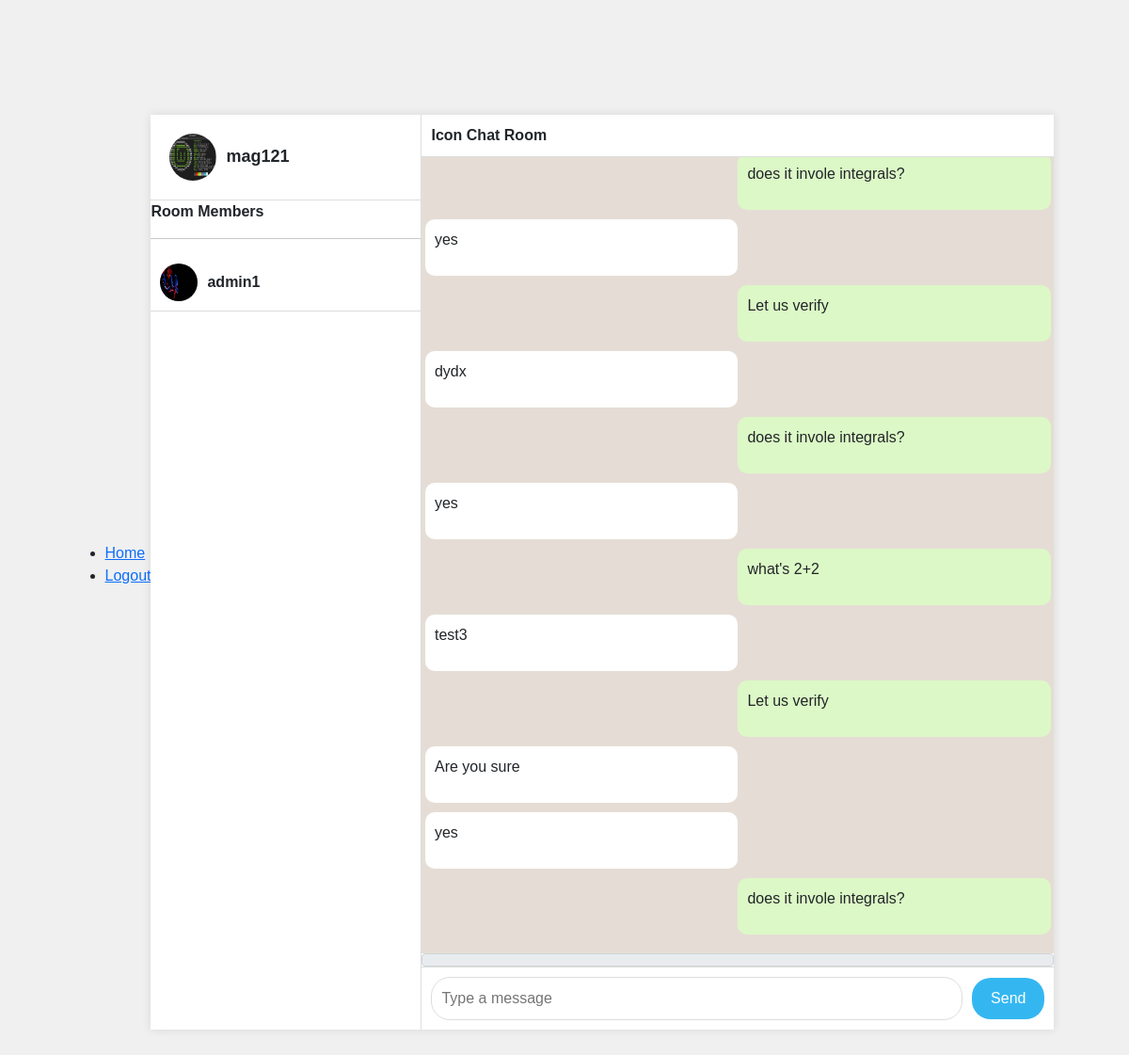
The page /chat/Icon (signed in) on the database its author committed.
### chatapp/models.py (models this page shows, shortened)
class Profile(models.Model):
    pID = ShortUUIDField(primary_key=True, unique=True, editable=False)
    user = models.OneToOneField(User, on_delete=models.CASCADE)
    first_name = models.CharField(max_length=30, blank=True)
    last_name = models.CharField(max_length=30, blank=True)
    avatar = ResizedImageField(quality=70, upload_to='media/profile', blank=True, null=True)

class Room(models.Model):
    room_name = models.CharField(max_length=150, unique=True, primary_key=True)
    avatar = ResizedImageField(quality=70, upload_to='media/room', blank=True, null=True)
    members = models.ManyToManyField(Profile, blank=True)
    created_at = models.DateTimeField(auto_now_add=True)

class RoomChat(models.Model):
    mID = ShortUUIDField(primary_key=True, unique=True, editable=False)
    room = models.ForeignKey(Room, on_delete=models.CASCADE)
    author = models.ForeignKey(Profile, on_delete=models.SET_NULL, null=True)
    content = models.CharField(max_length=300, blank=False)
    image = ResizedImageField(blank=True, null=True, quality=70, upload_to="media/chats/images")
    file = models.FileField(blank=True, null=True, upload_to='media/chats/files')
    created_at = models.DateTimeField(auto_now_add=True)

### chatapp/views.py (the view)
# urls.py: path('chat/<str:pk>', views.chat, name='chat'),
@login_required(login_url='signin')
def chat(request, pk):
    room = Room.objects.get(room_name=pk)
    members = room.members.all()
    chats = RoomChat.objects.filter(room=room)
    context = {
        "room": room,
        "chats": chats,
        "members": members,
        "user": request.user,
        }
    if request.user.profile in members:
        return render(request, 'chat.html', context)
    else:
        return redirect('home')

### chatapp/templates/chat.html (shortened to what this page needs)
{% extends 'base.html' %}
{% load static %}
{% block content %}
<link rel="stylesheet" href="{% static 'styles.css' %}">
<div class="app-container">
    <div class="sidebar">
        <div class="profile-section">
            {% if user.profile.avatar %}
            <img src="{{ user.profile.avatar.url }}" alt="Profile" class="profile-pic">
            {% endif %}
            <span class="username">{{ user.username }}</span>
        </div>
        <div class="chat-list">
            <p><strong>Room Members</strong></p>
            <hr>
            {%for m in members %}
            {% if m != request.user.profile %}
            <div class="chat-item">
                {% if m.avatar %}
                <img src="{{ m.avatar.url }}" alt="Contact" class="contact-pic">
                {% endif %}
                <div class="chat-info">
                    <span class="contact-name">{{ m.user.username }} </span>
                </div>
            </div>
            {% endif %}
            {% endfor %}
        </div>
    </div>
    <div class="chat-window">
        <div class="chat-header">
            <span class="contact-name">{{ room.room_name }} Chat Room</span>
        </div>
        {% include 'partial.html' %}
        <form id="demo_form" enctype="multipart/form-data">
            <span class="input-group-text attach_btn">
            </span>
            <div class="message-input">
                <input id="content" name="content" type="text" placeholder="Type a message" id="content" required>
                <button type="submit">Send</button>
            </div>
        </form>
    </div>
</div>
{% endblock %}

### chatapp/templates/partial.html (shortened to what this page needs)
<div id="test" class="chat-messages">
    {% for chat in chats %}
    {% if chat.author == user.profile %}
    <div class="message sent">
        <p>{{ chat.content }}</p>
    </div>
    {% else %}
    <div class="message received">
        <p>{{ chat.content }}</p>
    </div>
    {% endif %}
    {% endfor %}
</div>

### chatapp/static/styles.css (style rules this page uses)
body { margin: 0; font-family: Arial, sans-serif; display: flex; justify-content: center; align-items: center; height: 100vh; background-color: #f0f0f0; }
.app-container { display: flex; width: 80%; height: 80vh; box-shadow: 0 0 10px rgba(0, 0, 0, 0.1); background-color: #fff; }
.sidebar { width: 30%; border-right: 1px solid #ddd; display: flex; flex-direction: column; }
.profile-section { padding: 20px; display: flex; align-items: center; border-bottom: 1px solid #ddd; }
.profile-pic { width: 50px; height: 50px; border-radius: 50%; margin-right: 10px; }
.username { font-size: 18px; font-weight: bold; }
.chat-list { flex: 1; overflow-y: auto; }
.chat-item { padding: 10px; display: flex; align-items: center; border-bottom: 1px solid #ddd; cursor: pointer; }
.contact-pic { width: 40px; height: 40px; border-radius: 50%; margin-right: 10px; }
.chat-info { flex: 1; }
.contact-name { font-size: 16px; font-weight: bold; }
.chat-window { flex: 1; display: flex; flex-direction: column; }
.chat-header { padding: 10px; display: flex; align-items: center; border-bottom: 1px solid #ddd; }
.chat-messages { flex: 1; padding: 10px; overflow-y: auto; background-color: #e5ddd5; }
.message { max-width: 60%; margin-bottom: 10px; padding: 10px; border-radius: 10px; }
.message.received { background-color: #fff; align-self: flex-start; margin-left: -1%; margin-right: 50%; }
.message.sent { background-color: #dcf8c6; align-self: flex-end; margin-right: -1%; margin-left: 50%; }
.message-input { display: flex; align-items: center; padding: 10px; border-top: 1px solid #ddd; }
.message-input input { flex: 1; padding: 10px; border: 1px solid #ddd; border-radius: 20px; margin-right: 10px; }
.message-input button { padding: 10px 20px; border: none; background-color: #34b7f1; color: #fff; border-radius: 20px; cursor: pointer; }

### rows shown on the page
Profile: avatar (picture), user.username "admin1"
Room: room_name "Icon"
RoomChat: content "does it invole integrals?"
RoomChat: content "yes"
RoomChat: content "Let us verify"
RoomChat: content "dydx"
RoomChat: content "does it invole integrals?"
RoomChat: content "yes"
RoomChat: content "what's 2+2"
RoomChat: content "test3"
RoomChat: content "Let us verify"
RoomChat: content "Are you sure"
RoomChat: content "yes"
RoomChat: content "does it invole integrals?"

### other values the page prints
{{ user.username }} "mag121"
